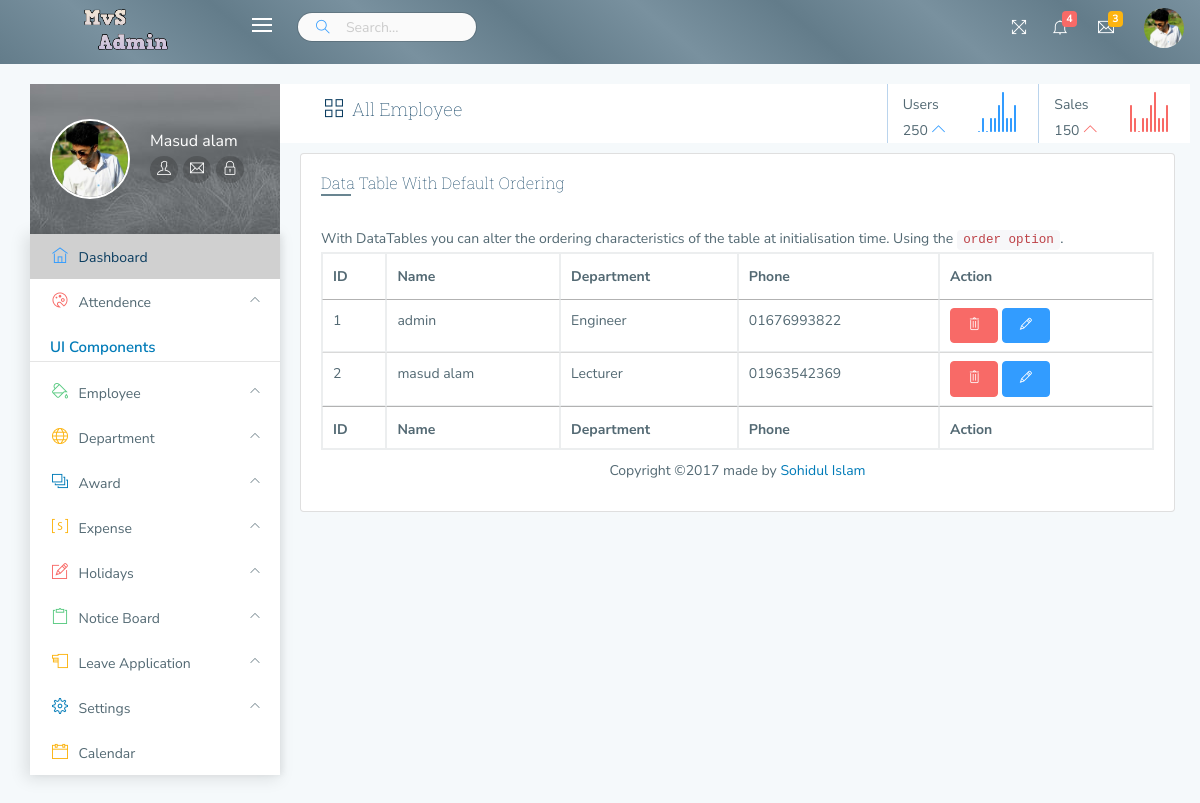
The app's page /allemployee.php (signed in) with its own data.
### tables this page shows
CREATE TABLE `employee` (
  `employeeid` int(11) NOT NULL,
  `username` varchar(100) NOT NULL,
  `fathersname` varchar(100) NOT NULL,
  `mothersname` varchar(100) NOT NULL,
  `phone` varchar(110) NOT NULL,
  `dob` date NOT NULL,
  `localaddress` varchar(100) NOT NULL,
  `permanentaddress` varchar(100) NOT NULL,
  `gender` varchar(100) NOT NULL,
  `department` varchar(111) NOT NULL,
  `email` varchar(100) NOT NULL,
  `password` varchar(100) NOT NULL,
  `active` int(3) NOT NULL DEFAULT '1'
);

### allemployee.php (the view, shortened to what this page needs)
<?php
function convert_status($value) {
    $values = [
        1 => 'Engineer',
        2 => 'Lecturer',
        3 => 'Worker',
        4 => 'Guard'
    ];
    return $values[$value];
}
include('common/db.php');
 $query="select * from employee ";
$result=mysqli_query($connect, $query) or die('error found on database connection');
?>
<!DOCTYPE html>
<html lang="en">
<head>
    <link type="text/css" rel="stylesheet" href="css/A.app.css%2bcustom.css%2bpages%2c%2c_light_sidebar.css%2cMcc.lp_uw3dA9e.css.pagespeed.cf.-QxG9heMNB.css"/>
    <link rel="stylesheet" type="text/css" href="//cdn.datatables.net/1.10.15/css/jquery.dataTables.min.css">
</head>
<body>
<?php include('common/header.php'); ?>
<?php include('common/navbar.php'); ?>
    <div class="right-aside view-port-height">
<div class="content-header container-fluid bg-white">
    <div class="row">
        <div class="col-sm-4">
            <h4><i class='ti-view-grid'> </i> All Employee </h4>
        </div>
        <div class="col-6 col-sm-4 offset-md-2 col-md-3 offset-xl-4 col-xl-2 header_left_xs_up pt-2">
            <div class="row">
                <div class="col-6">
                    <span>Users</span><br/>
                    <span>250 <i class="ti-angle-up text-primary"> </i></span>
                </div>
                <div class="col-6">
                    <div class="sparkline_users"></div>
                </div>
            </div>
        </div>
        <div class="col-6 col-sm-4 col-md-3 col-xl-2 header_left pt-2">
            <div class="row">
                <div class="col-6">
                    <span>Sales</span><br/>
                    <span>150 <i class="ti-angle-up text-danger"> </i></span>
                </div>
                <div class="col-6">
                    <div class="sparkline_sales"></div>
                </div>
            </div>
        </div>
    </div>
</div>
    <div class="content">
          <div class="row">
            <div class="col-12">
                <div class="card">
                    <div class="card-block">
                        <h5 class="heading">Data Table With Default Ordering</h5>
                        <div class="row basic_tables m-t-30">
                            <div class="col-12 ">
                                <p class="mb-0">With DataTables you can alter the ordering characteristics of the table at initialisation time. Using the <code>order option</code>.</p>
                                <div class="table-responsive">
                                    <table id="example1" class="display table table-stripped table-bordered">
                                        <thead>
                                        <tr>
                                            <th>ID</th>
                                            <th>Name</th>
                                            <th>Department</th>
                                            <th>Phone</th>
                                           <th>Action</th>
                                        </tr>
                                        </thead>
                                        <tfoot>
                                       <tr>
                                            <th>ID</th>
                                            <th>Name</th>
                                            <th>Department</th>
                                            <th>Phone</th>
                                            <th>Action</th>
                                        </tr>
                                        </tfoot>
                                        <tbody>
                                       <?php while ($row=mysqli_fetch_object($result)) {
                                        ?>
                                            <tr>
                                               <td><?php echo $row->employeeid;          ?></td>
                                               <td><?php echo $row->username;          ?></td>
                                               <td><?php echo convert_status($row->department); ?></td>
                                               <td><?php echo $row->phone;          ?></td>
                                               <td>
                                                    <a  href="delete.php?id=<?php echo $row->employeeid;    ?>" id="deletee">
                                                      <button class="btn btn-danger" ><i class="ti-trash text-white"></i></button> </a>
                                                      <a href="edit.php?id=<?php echo $row->employeeid;      ?>">
                                                     <button class="btn btn-primary"><i class="ti-pencil text-white"></i></button> </a>
                                               </td>
                                            <tr>
                                         <?PHP } ?>
                                    </tbody>
                             </table>
    </div>
    </div>
</div>
<footer>
    <div class="bg-white container-fluid">
        <div class="row">
            <div class="col-lg-12 text-center">
                <div class="footer_content"> Copyright ©2017 made by <span class="text text-info">Sohidul Islam</span></div>
            </div>
        </div>
    </div>
</footer>
</body>
</html>

### records on screen
employee: employeeid "1", username "admin", department "Engineer", phone "01676993822"
employee: employeeid "2", username "masud alam", department "Lecturer", phone "01963542369"

### other values on screen
$_SESSION['username'] "Masud alam"
